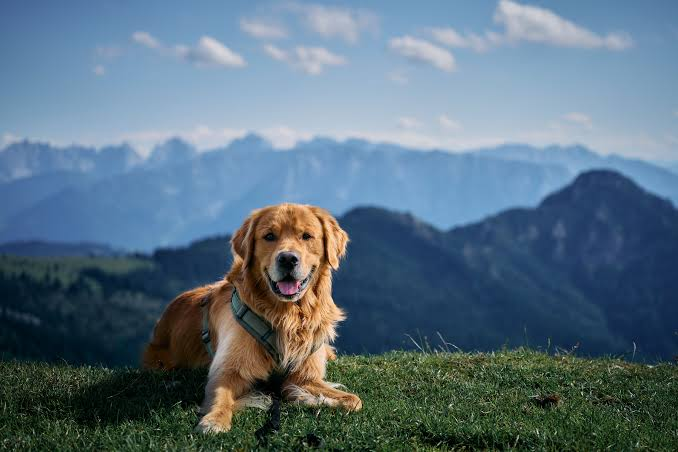
#> input picture Module 3 - Image Manipulation/sample.jpg, 678 x 452 px, found by its file name
$ jupyter execute Example.ipynb
#> lines starting #> are read from the running program, lines starting #| are printed output that depends on the picture
## Resize of image

[cell 1]
# Resize using Width and Height
import cv2

image = cv2.imread('Sample.jpg')
#> image is the input picture: shape (452, 678, 3); mean B, G, R 126.9, 111.6, 89.5
if image is None:
    print("Error: Could not read the image.")
    exit()

# Resize the image to a specific width and height
resized = cv2.resize(image, (400, 300))
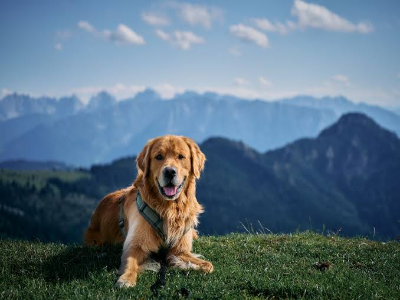
#> resized: shape (300, 400, 3); mean B, G, R 126.8, 111.5, 89.4

cv2.imshow("Original", image)
cv2.imshow("Resized", resized)

cv2.waitKey(0)
cv2.destroyAllWindows()

[cell 2]
# Resize using Scale Factor
import cv2

image = cv2.imread('Sample.jpg')
if image is None:
    print("Error: Could not read the image.")
    exit()

resized = cv2.resize(image, None, fx=0.5, fy=0.5) # Resize the image to half its original size
#> resized: shape (226, 339, 3)
# fx and fy are the scale factors for width and height respectively


cv2.imshow("Original", image)
cv2.imshow("Resized", resized)

cv2.waitKey(0)
cv2.destroyAllWindows()

[cell 3]
# Different Interpolation Methods

import cv2

image = cv2.imread("sample.jpg")

# Resize the image using different interpolation methods
# inter_linear: Bilinear interpolation
linear = cv2.resize(image, (600, 400), interpolation=cv2.INTER_LINEAR)

# inter_area: Area-based (or pixelate) interpolation
area = cv2.resize(image, (300, 200), interpolation=cv2.INTER_AREA)

# inter_cubic: Bicubic interpolation
cubic = cv2.resize(image, (600, 400), interpolation=cv2.INTER_CUBIC)

cv2.imshow("Linear", linear)
cv2.imshow("Area", area)
cv2.imshow("Cubic", cubic)

cv2.waitKey(0)
cv2.destroyAllWindows()

## Crop Image

## Example

Original

```
+----------------------+
|                      |
|   Crop this area     |
|      +------+        |
|      |      |        |
|      |      |        |
|      +------+        |
|                      |
+----------------------+
```

After Crop

```
+------+
|      |
|      |
|      |
+------+
```

[cell 4]
import cv2

image = cv2.imread("sample.jpg")

# Crop the image using array slicing
crop = image[100:350, 150:450]
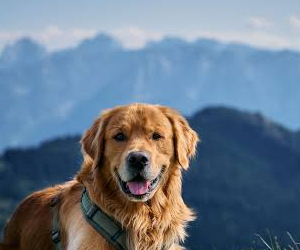
#> crop: shape (250, 300, 3); mean B, G, R 138.6, 121.8, 106.5

cv2.imshow("Original", image)
cv2.imshow("Cropped", crop)

cv2.waitKey(0)
cv2.destroyAllWindows()

[cell 5]
# Crop Center Region
import cv2

image = cv2.imread("sample.jpg")

h, w = image.shape[:2]
#> h = 452; w = 678

center = image[h//4:3*h//4, w//4:3*w//4]
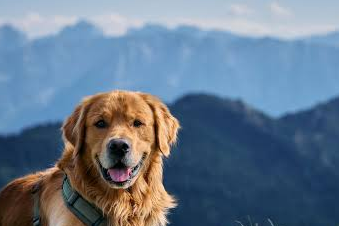
#> center: shape (226, 339, 3); mean B, G, R 139.7, 120.2, 102.4

cv2.imshow("Center Crop", center)

cv2.waitKey(0)
cv2.destroyAllWindows()

## Rotate Image

[cell 6]
# Rotate 90 Degrees

import cv2

image = cv2.imread("sample.jpg")

# Rotate the image by 90 degrees clockwise
rotated = cv2.rotate(image, cv2.ROTATE_90_CLOCKWISE)

cv2.imshow("Rotated", rotated)

cv2.waitKey(0)
cv2.destroyAllWindows()

[cell 7]
# Rotate 180 Degrees
import cv2

image = cv2.imread("sample.jpg")

rotated = cv2.rotate(image, cv2.ROTATE_180)
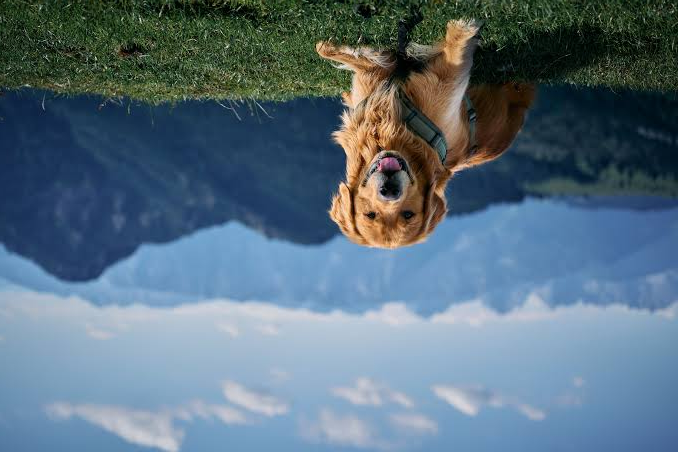
#> rotated: shape (452, 678, 3); mean B, G, R 126.9, 111.6, 89.5

cv2.imshow("180 Rotation", rotated)

cv2.waitKey(0)
cv2.destroyAllWindows()

[cell 8]
# Rotate by 45 Degrees
import cv2

image = cv2.imread("sample.jpg")

h, w = image.shape[:2]

center = (w//2, h//2)
#> center = (339, 226)

matrix = cv2.getRotationMatrix2D(center, 45, 1)

rotated = cv2.warpAffine(image, matrix, (w, h))
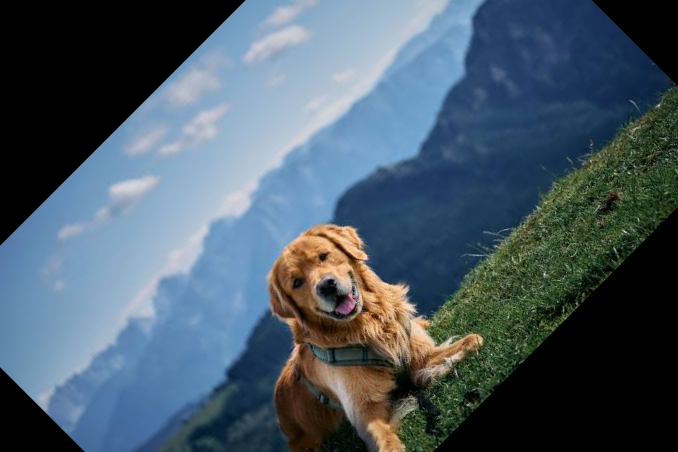
#> rotated: shape (452, 678, 3); mean B, G, R 102.6, 89.9, 73

cv2.imshow("45 Degree Rotation", rotated)

cv2.waitKey(0)
cv2.destroyAllWindows()

## Flip Image

[cell 9]
# Horizontal Flip
import cv2

image = cv2.imread("sample.jpg")

flip = cv2.flip(image, 1)
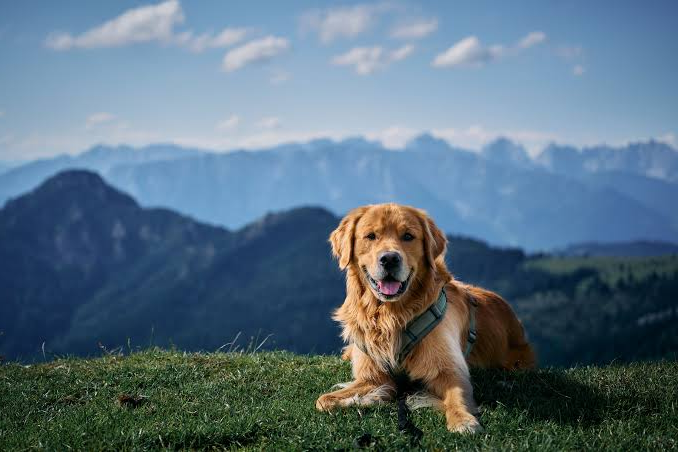
#> flip: shape (452, 678, 3); mean B, G, R 126.9, 111.6, 89.5

cv2.imshow("Horizontal Flip", flip)

cv2.waitKey(0)
cv2.destroyAllWindows()

[cell 10]
# Vertical Flip
import cv2

image = cv2.imread("sample.jpg")

flip = cv2.flip(image, 0)
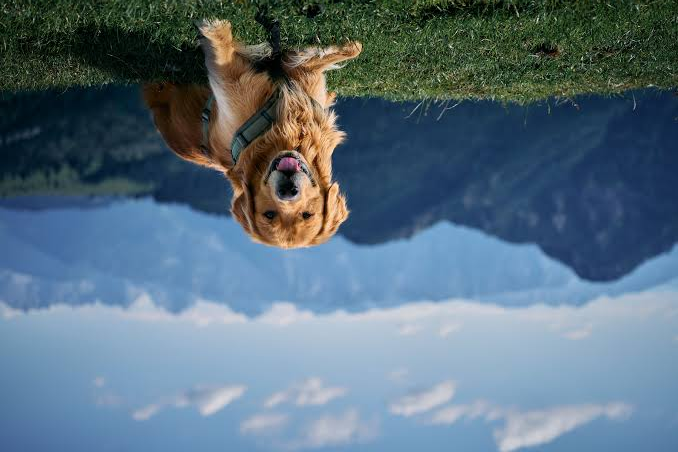
#> flip: shape (452, 678, 3); mean B, G, R 126.9, 111.6, 89.5

cv2.imshow("Vertical Flip", flip)

cv2.waitKey(0)
cv2.destroyAllWindows()

[cell 11]
# Flip Both Directions
import cv2

image = cv2.imread("sample.jpg")

flip = cv2.flip(image, -1)

cv2.imshow("Both Directions", flip)

cv2.waitKey(0)
cv2.destroyAllWindows()

## Translate Image

[cell 12]
# Move Right and Down
import cv2
import numpy as np

image = cv2.imread("sample.jpg")

rows, cols = image.shape[:2]
#> rows = 452; cols = 678

matrix = np.float32([[1, 0, 100],
                     [0, 1, 50]])

translated = cv2.warpAffine(image, matrix, (cols, rows))
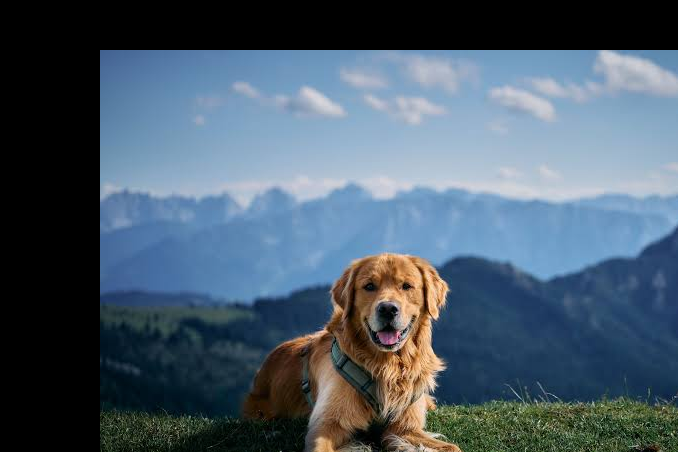
#> translated: shape (452, 678, 3); mean B, G, R 105.7, 91.1, 74.4

cv2.imshow("Translated", translated)

cv2.waitKey(0)
cv2.destroyAllWindows()

[cell 13]
# Move Left
import cv2
import numpy as np

image = cv2.imread("sample.jpg")

rows, cols = image.shape[:2]

matrix = np.float32([[1, 0, -80],
                     [0, 1, 0]])

translated = cv2.warpAffine(image, matrix, (cols, rows))
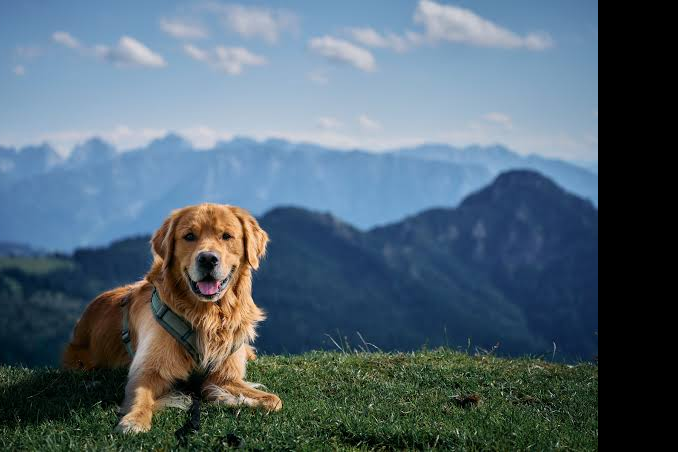
#> translated: shape (452, 678, 3); mean B, G, R 113.8, 101, 82.1

cv2.imshow("Move Left", translated)

cv2.waitKey(0)
cv2.destroyAllWindows()

## Scale Image

[cell 14]
# Enlarge Image
import cv2

image = cv2.imread("sample.jpg")

large = cv2.resize(image, None, fx=2, fy=2)

cv2.imshow("Enlarged", large)

cv2.waitKey(0)
cv2.destroyAllWindows()

[cell 15]
# Shrink Image
import cv2

image = cv2.imread("sample.jpg")

small = cv2.resize(image, None, fx=0.4, fy=0.4)
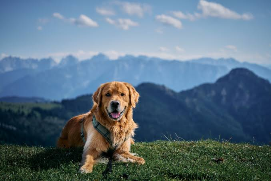
#> small: shape (181, 271, 3); mean B, G, R 126.8, 111.5, 89.4

cv2.imshow("Small", small)

cv2.waitKey(0)
cv2.destroyAllWindows()

## Maintain Aspect Ratio

[cell 16]
import cv2

image = cv2.imread("sample.jpg")

height, width = image.shape[:2]
#> height = 452; width = 678

new_width = 500

new_height = int(height * (new_width / width))
#> new_height = 333

resized = cv2.resize(image, (new_width, new_height))
#> resized: shape (333, 500, 3)

cv2.imshow("Aspect Ratio Maintained", resized)

cv2.waitKey(0)
cv2.destroyAllWindows()
